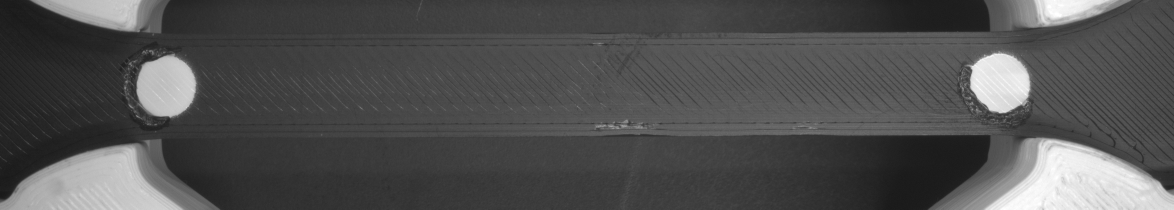
#> input picture Documentation/Figures/wk_specimens/S13_tare.png, 2348 x 419 px, found by its file name (shown at 1/2 size)
$ python report_figs3.py
#> lines starting #> are read from the running program, lines starting #| are printed output that depends on the picture; after the words box and inside, x2 and y2 are one past the last pixel; in counts of white or black regions, pixels touching at a corner belong together
# -*- coding: utf-8 -*-
"""Third batch of report-only figures.

  report_rig_schematic.png   the rig in FRONT and SIDE view, September 2026, with the data
                             path as a chain underneath — replaces the single-view drawing
  report_cover_thresh.png    the thresholded gauge strip at TRUE aspect (2348 x 419), for the
                             cover; the old one was cropped out of a plot drawn with
                             aspect="auto" and was therefore horizontally stretched
  report_frac_faces.png      the two fracture characters, with a wider, clearer PLA crop —
                             report-only, so the decks' own frac_faces.png is untouched
"""
import glob
import os
import sys

import cv2
import numpy as np
import matplotlib
matplotlib.use("Agg")
import matplotlib.pyplot as plt
from matplotlib.patches import Circle, FancyBboxPatch, Polygon, Rectangle

sys.stdout.reconfigure(encoding="utf-8", errors="replace")
HERE = os.path.dirname(os.path.abspath(__file__))
ROOT = os.path.abspath(os.path.join(HERE, "..", ".."))
FIGS = os.path.join(ROOT, "documentation", "figures")
DATA = os.path.join(ROOT, "Software", "UTM_PyQt6", "Test data", "Fracture tests")

INK, TAN, SAGE = "#253439", "#B29E84", "#7C898B"
BLUE, ORANGE, GREEN, GREY = "#1f6fb2", "#e8590c", "#1e8449", "#9aa3aa"
STEEL, ALU, PRINT = "#8d949b", "#adb5bd", "#f5f5f5"
plt.rcParams["font.family"] = "Segoe UI"


# ================================================================= 1. the schematic, two views
def fig_schematic():
    fig = plt.figure(figsize=(15.5, 9.2))
    gs = fig.add_gridspec(2, 2, height_ratios=[1.0, 0.155], width_ratios=[1.0, 1.06],
                          hspace=0.06, wspace=0.05)
    axF = fig.add_subplot(gs[0, 0])
    axS = fig.add_subplot(gs[0, 1])
    axD = fig.add_subplot(gs[1, :])
    for ax in (axF, axS, axD):
        ax.axis("off")

    def box(ax, x, y, w, h, fc=ALU, ec=INK, lw=1.2, z=2, r=0.0):
        ax.add_patch(FancyBboxPatch((x, y), w, h,
                                    boxstyle="round,pad=0,rounding_size=%.2f" % r,
                                    fc=fc, ec=ec, lw=lw, zorder=z))

    def lab(ax, x, y, text, tx, ty, ha="left", fs=9.0, col=INK, z=9):
        ax.annotate(text, xy=(x, y), xytext=(tx, ty), fontsize=fs, color=col, ha=ha,
                    va="center", zorder=z,
                    arrowprops=dict(arrowstyle="-", color=GREY, lw=0.85, shrinkA=0, shrinkB=2))

    def specimen(ax, cx, y0, y1, w=0.34, markers=True, edge_on=False):
        """A dogbone between y0 and y1; edge-on it is a plain bar."""
        if edge_on:
            ax.add_patch(Rectangle((cx - w * 0.42, y0), w * 0.84, y1 - y0, fc="white",
                                   ec=INK, lw=1.0, zorder=6))
        else:
            a, b = w, w * 0.52
            ax.add_patch(Polygon([(cx - a, y0), (cx + a, y0), (cx + a, y0 + 0.42),
                                  (cx + b, y0 + 0.68), (cx + b, y1 - 0.68), (cx + a, y1 - 0.42),
                                  (cx + a, y1), (cx - a, y1), (cx - a, y1 - 0.42),
                                  (cx - b, y1 - 0.68), (cx - b, y0 + 0.68), (cx - a, y0 + 0.42)],
                                 closed=True, fc="white", ec=INK, lw=1.0, zorder=6))
        if markers:
            for y in (y0 + (y1 - y0) * 0.30, y0 + (y1 - y0) * 0.70):
                ax.add_patch(Circle((cx, y), 0.105, fc=INK, ec="none", zorder=7))

    # ---------------------------------------------------------------- FRONT VIEW
    axF.set_xlim(-0.4, 10.5); axF.set_ylim(-0.9, 11.1); axF.set_aspect("equal")
    axF.text(5.05, 10.75, "FRONT VIEW", ha="center", fontsize=12.5, color=INK, fontweight="bold")
    axF.text(5.05, 10.35, "the load train, seen along the camera's axis", ha="center",
             fontsize=9.4, color=SAGE)
    # enclosure ground + matte backdrop
    axF.add_patch(Rectangle((1.1, 0.55), 8.2, 8.6, fc="#f7f4ef", ec="none", zorder=0))
    box(axF, 3.15, 1.35, 3.9, 4.0, fc="#c9c4bd", ec="#a49d94", lw=1.0, z=1)
    # base, feet, pedestal
    box(axF, 0.8, 0.0, 8.8, 0.55, fc="#d5d9dd", z=2)
    for x in (0.85, 8.85):
        box(axF, x, -0.45, 0.55, 0.45, fc="#b9bfc5", z=2)
    box(axF, 4.72, 0.55, 0.96, 0.8, fc="#cfd4d8", z=3)
    # lead screws, motors, nuts, bearings
    for x in (2.2, 8.2):
        axF.plot([x, x], [0.55, 8.75], color="#5c6670", lw=5.0, solid_capstyle="butt", zorder=2)
        axF.plot([x, x], [0.55, 8.75], color=GREY, lw=1.1, ls=(0, (1, 1.2)), zorder=3)
        box(axF, x - 0.56, 0.55, 1.12, 0.92, fc=STEEL, z=3, r=0.08)      # stepper + gearbox
        box(axF, x - 0.5, 5.35, 1.0, 0.76, fc="#7f8790", z=5, r=0.06)    # nut
        box(axF, x - 0.42, 8.45, 0.84, 0.5, fc=STEEL, z=4, r=0.06)       # top bearing
    box(axF, 1.4, 8.95, 7.6, 0.55, fc=ALU, z=4)                          # top member
    box(axF, 1.4, 5.4, 7.6, 0.66, fc=ALU, z=4)                           # crosshead
    # load cell, adapter, grips, specimen
    box(axF, 4.75, 4.62, 0.9, 0.78, fc="#f0d9a8", ec="#a9832f", z=5, r=0.08)
    box(axF, 4.95, 4.34, 0.5, 0.28, fc="#cfd4d8", z=5)
    box(axF, 4.45, 3.62, 1.5, 0.72, fc=PRINT, ec=INK, z=5, r=0.1)
    box(axF, 4.45, 1.35, 1.5, 0.72, fc=PRINT, ec=INK, z=5, r=0.1)
    specimen(axF, 5.2, 1.5, 4.3)
    # LED strip
    box(axF, 3.3, 4.98, 3.7, 0.17, fc="#fff1b8", ec="#c9a227", z=6)
    for x in np.linspace(3.55, 6.75, 9):
        axF.plot([x], [5.07], marker="o", ms=3.0, color="#e0b400", zorder=7)
    # E-stop
    axF.add_patch(Circle((0.35, 7.5), 0.27, fc="#c0392b", ec=INK, lw=1.0, zorder=6))
    box(axF, 0.05, 6.95, 0.6, 0.3, fc="#f1c40f", ec=INK, z=5)
    # front-view labels (right side, stacked so the leaders never cross)
    lab(axF, 5.2, 9.22, "Top member (fixed)", 9.35, 9.6, fs=9.4)
    lab(axF, 8.2, 8.7, "Top bearings", 9.35, 8.9, fs=9.4)
    lab(axF, 8.2, 7.2, "Lead screws ×2,\n5 mm pitch", 9.35, 7.4, fs=9.4)
    lab(axF, 8.9, 5.72, "Crosshead —\nrides on both nuts", 9.35, 5.85, fs=9.4)
    lab(axF, 5.65, 5.0, "Load cell,\n4.5 kN S-beam", 9.35, 4.35, fs=9.4)
    lab(axF, 5.95, 3.98, "Printed grips ×2", 9.35, 3.1, fs=9.4)
    lab(axF, 5.35, 2.9, "Specimen — 80 mm\ngauge, two markers", 9.35, 1.85, fs=9.4)
    lab(axF, 0.35, 7.5, "E-stop\n+ software stop", 1.8, 8.4, ha="right", fs=9.4)
    lab(axF, 1.68, 1.0, "Steppers ×2, 20:1", 1.5, 1.55, ha="right", fs=9.4)
    lab(axF, 1.6, 0.28, "Base", 1.8, -0.5, ha="right", fs=9.4)

    # ---------------------------------------------------------------- SIDE VIEW
    axS.set_xlim(-0.4, 12.3); axS.set_ylim(-0.9, 11.1); axS.set_aspect("equal")
    axS.text(5.4, 10.75, "SIDE VIEW", ha="center", fontsize=12.5, color=INK, fontweight="bold")
    axS.text(5.4, 10.35, "the optics: backdrop behind the specimen, camera ≈371 mm in front",
             ha="center", fontsize=9.4, color=SAGE)
    axS.add_patch(Rectangle((0.9, 0.55), 2.9, 8.6, fc="#f7f4ef", ec="none", zorder=0))
    box(axS, 0.6, 0.0, 3.6, 0.55, fc="#d5d9dd", z=2)                     # base, in profile
    box(axS, 0.7, -0.45, 0.55, 0.45, fc="#b9bfc5", z=2)
    box(axS, 3.5, -0.45, 0.55, 0.45, fc="#b9bfc5", z=2)
    axS.plot([2.35, 2.35], [0.55, 8.75], color="#5c6670", lw=5.0, solid_capstyle="butt", zorder=2)
    box(axS, 1.8, 0.55, 1.12, 0.92, fc=STEEL, z=3, r=0.08)
    box(axS, 1.85, 5.35, 1.0, 0.76, fc="#7f8790", z=5, r=0.06)
    box(axS, 1.93, 8.45, 0.84, 0.5, fc=STEEL, z=4, r=0.06)
    box(axS, 1.5, 8.95, 1.9, 0.55, fc=ALU, z=4)                          # top member, in profile
    box(axS, 1.5, 5.4, 1.9, 0.66, fc=ALU, z=4)                           # crosshead, in profile
    box(axS, 2.28, 4.62, 0.85, 0.78, fc="#f0d9a8", ec="#a9832f", z=5, r=0.08)
    box(axS, 2.35, 3.62, 0.72, 0.72, fc=PRINT, ec=INK, z=5, r=0.1)
    box(axS, 2.35, 1.35, 0.72, 0.72, fc=PRINT, ec=INK, z=5, r=0.1)
    box(axS, 2.5, 0.55, 0.45, 0.8, fc="#cfd4d8", z=3)
    specimen(axS, 2.71, 1.5, 4.3, w=0.30, markers=False, edge_on=True)
    # the matte backdrop sits BEHIND the specimen, i.e. away from the camera
    box(axS, 1.62, 1.35, 0.12, 4.0, fc="#c9c4bd", ec="#a49d94", lw=1.0, z=4)
    box(axS, 2.15, 4.98, 1.1, 0.17, fc="#fff1b8", ec="#c9a227", z=6)     # LED strip, edge-on
    # camera, its post and the optical axis
    box(axS, 8.05, 2.4, 1.5, 1.1, fc="#3d434a", ec=INK, z=6, r=0.1)
    box(axS, 7.2, 2.62, 0.85, 0.62, fc="#2b2f34", ec=INK, z=6, r=0.05)
    box(axS, 8.5, 0.55, 0.5, 1.85, fc=STEEL, z=5)
    box(axS, 7.9, 2.2, 1.8, 0.22, fc="#6c757d", z=6)
    box(axS, 7.6, 0.0, 2.2, 0.55, fc="#d5d9dd", z=2)
    axS.add_patch(Polygon([(7.2, 2.72), (2.9, 1.55), (2.9, 4.25), (7.2, 3.12)], closed=True,
                          fc=BLUE, ec="none", alpha=0.09, zorder=1))
    axS.plot([7.2, 2.9], [2.93, 2.9], color=BLUE, lw=0.9, ls="--", zorder=2)
    # stand-off dimension
    axS.annotate("", xy=(2.9, 6.75), xytext=(7.2, 6.75),
                 arrowprops=dict(arrowstyle="<->", color=INK, lw=1.2), zorder=6)
    for x in (2.9, 7.2):
        axS.plot([x, x], [3.0, 6.9], color=GREY, lw=0.7, ls=":", zorder=1)
    axS.text(5.05, 6.95, "≈371 mm stand-off  →  20.9 px/mm, 112 mm of field",
             ha="center", fontsize=9.4, color=INK, zorder=7)
    lab(axS, 9.55, 3.0, "Basler acA2440-35um\n+ 25 mm C-mount lens", 10.0, 4.35, ha="left", fs=9.4)
    lab(axS, 8.75, 1.45, "Printed camera mount\non its own base plate", 10.0, 1.15, ha="left", fs=9.4)
    lab(axS, 1.68, 1.9, "Matte backdrop — BEHIND the specimen", 0.1, -0.62, ha="left", fs=9.4)
    lab(axS, 2.71, 2.2, "Specimen, edge-on", 3.7, 1.35, ha="left", fs=9.4)
    lab(axS, 3.25, 5.07, "LED strip, above the field of view", 3.7, 5.95, ha="left", fs=9.4)
    axS.text(5.6, 4.25, "field of view", fontsize=9.2, color=BLUE, ha="center", zorder=9)

    # ---------------------------------------------------------------- the data path
    axD.set_xlim(0, 24); axD.set_ylim(-0.55, 1.45); axD.set_aspect("equal")
    chain = [(0.4, "Electronics box\nESP32 · 2× TMC drivers · load-cell amp", 5.2, "#eef2f5"),
             (7.6, "PC — PyQt6 application\ncontrol loop ≈11 Hz · DIC ≈20 fps · registry", 6.6, "#eef2f5"),
             (17.0, "Camera\nUSB3 Vision", 3.0, "#e6eef7")]
    for x, t, w, fc in chain:
        axD.add_patch(FancyBboxPatch((x, 0.0), w, 1.0, boxstyle="round,pad=0,rounding_size=0.08",
                                     fc=fc, ec=INK, lw=1.1))
        axD.text(x + w / 2, 0.5, t, ha="center", va="center", fontsize=8.6, color=INK)
    axD.annotate("", xy=(7.5, 0.5), xytext=(5.7, 0.5),
                 arrowprops=dict(arrowstyle="<->", color=INK, lw=1.2))
    axD.text(6.6, 0.95, "serial\nforce · position", ha="center", fontsize=8.0, color=SAGE)
    axD.annotate("", xy=(16.9, 0.5), xytext=(14.3, 0.5),
                 arrowprops=dict(arrowstyle="<->", color=BLUE, lw=1.3))
    axD.text(15.6, 0.95, "USB 3.0\nframes", ha="center", fontsize=8.0, color=BLUE)
    axD.text(21.0, 0.5, "Guards on top of everything: 4.5 kN and 30 mm backstops,\n"
                        "stall guard, dead-DIC guard, both E-stops",
             ha="left", va="center", fontsize=8.4, color=SAGE)

    # no suptitle: the report's caption carries the title, and dropping it lets the drawing
    # itself fill the frame — the figure is printed at body width, so every millimetre counts
    fig.savefig(os.path.join(FIGS, "report_rig_schematic.png"), dpi=190, facecolor="white",
                bbox_inches="tight", pad_inches=0.06)
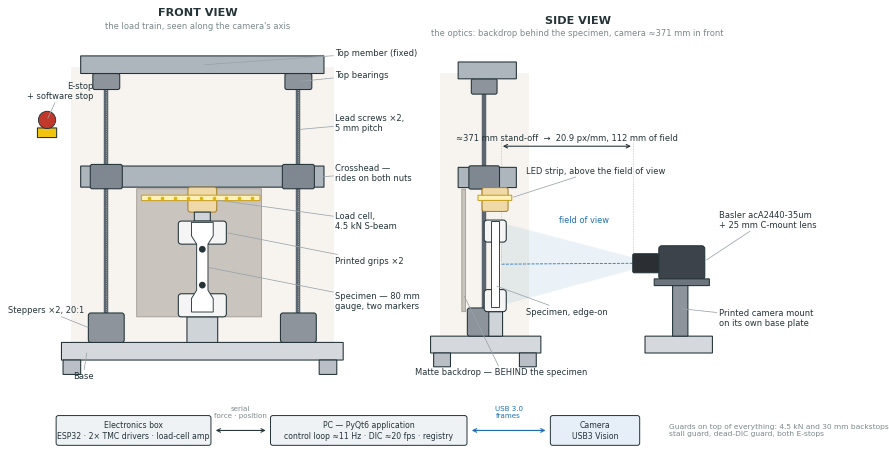
#> figure drawn by matplotlib, 3 panels
    plt.close(fig)
    print("  report_rig_schematic.png (front + side)")


# ================================================================= 2. the cover threshold strip
def fig_cover_thresh():
    """The thresholded gauge strip at TRUE aspect: what the fixed threshold keeps and what it
    would have kept had the cut been lower. Built from the S13 tare frame (black PLA, white
    markers, preset 149) so the two markers are the small bright class."""
    g = cv2.imread(os.path.join(FIGS, "wk_specimens", "S13_tare.png"), cv2.IMREAD_GRAYSCALE)
#> g is the input picture: shape (419, 2348); min 22, max 255, mean 80.2
    h, w = g.shape
#> h = 419; w = 2348
    rgb = cv2.cvtColor(g, cv2.COLOR_GRAY2RGB).astype(np.float32)
    fg = g >= 149                                   # the rig's Black preset
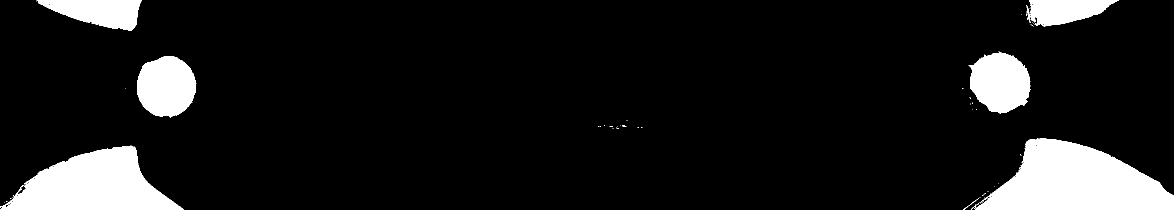
#> fg: shape (419, 2348) bool (shown at 1/2 size); 10.2% white; 62 white regions (54 under 20 px), largest, box (x1, y1, x2, y2) and area: (1950, 277, 2348, 419) 35946, (0, 291, 367, 419) 27466, (274, 112, 393, 235) 11277
    loose = (g >= 131) & ~fg                        # what Otsu's lower cut would have added
#> loose: shape (419, 2348) bool; 0.7% white; 361 white regions (345 under 20 px), largest, box (x1, y1, x2, y2) and area: (1922, 276, 2090, 419) 1978, (2033, 0, 2088, 54) 1163, (0, 316, 140, 413) 785
    # Everything the threshold keeps is shown in red, with the looser cut in amber behind it —
    # no marker highlight, no rings, no rule: the cover shows the thresholding, nothing else.
    rgb[loose] = 0.45 * rgb[loose] + 0.55 * np.array([245, 166, 35], np.float32)   # amber
    rgb[fg] = 0.35 * rgb[fg] + 0.65 * np.array([214, 69, 45], np.float32)          # red
    out = np.clip(rgb, 0, 255).astype(np.uint8)
    cv2.imwrite(os.path.join(FIGS, "report_cover_thresh.png"), cv2.cvtColor(out, cv2.COLOR_RGB2BGR))
    print("  report_cover_thresh.png  %dx%d (true aspect %.2f)" % (w, h, w / h))
#|   report_cover_thresh.png  2348x419 (true aspect 5.60)


# ================================================================= 3. fracture faces, better PLA
def fig_faces():
    pla = cv2.imread(os.path.join(DATA, "Specimen_S25_V2_Spray_Video2", "S25 .jpg"))
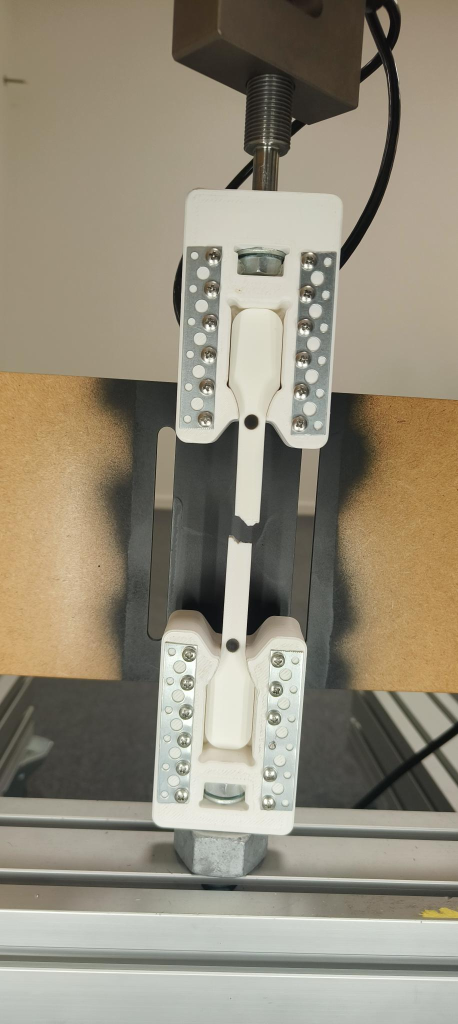
#> input picture Software/UTM_PyQt6/Test data/Fracture tests/Specimen_S25_V2_Spray_Video2/S25 .jpg, 916 x 2048 px (shown at 1/2 size)
#> pla is the input picture: shape (2048, 916, 3); mean B, G, R 121.6, 139.2, 146.9
    petg = cv2.imread(os.path.join(DATA, "Specimen_S30_V3_PETG_Spray_Video9", "S30.jpg"))
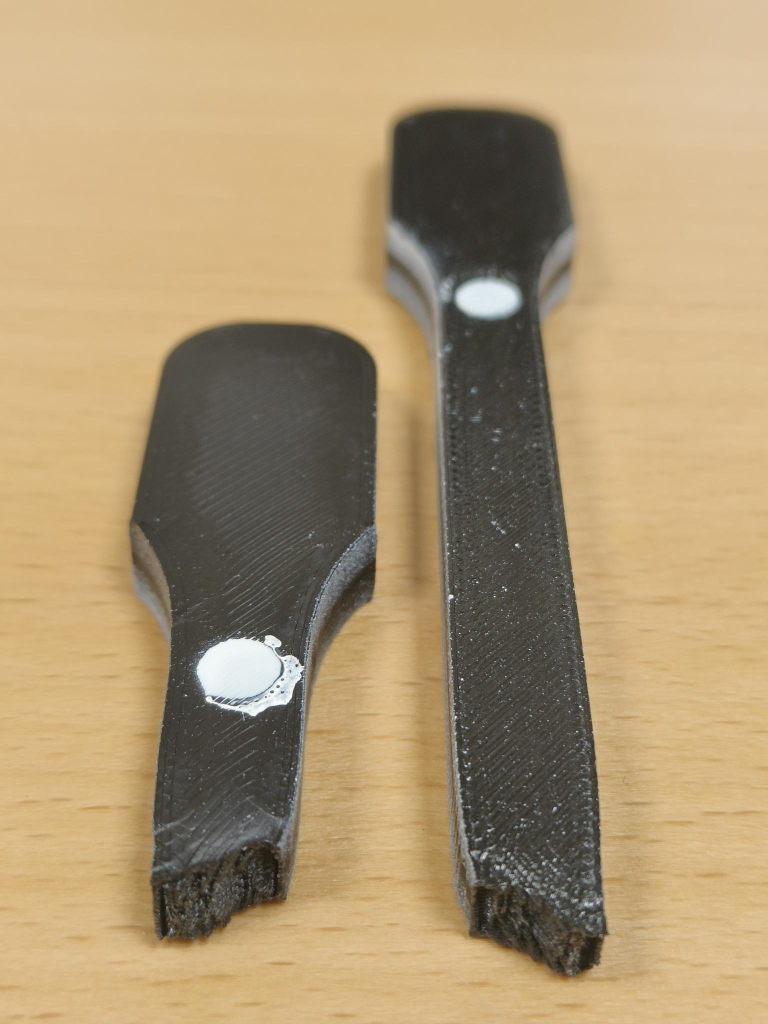
#> input picture Software/UTM_PyQt6/Test data/Fracture tests/Specimen_S30_V3_PETG_Spray_Video9/S30.jpg, 1536 x 2048 px (shown at 1/2 size)
#> petg is the input picture: shape (2048, 1536, 3); mean B, G, R 114.3, 150.3, 172.8
    pla_c = pla[930:1430, 160:790]                  # break + gauge + the grip below it
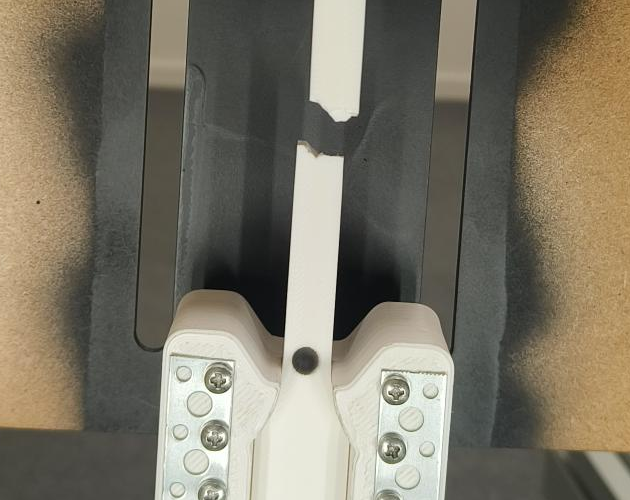
#> pla_c: shape (500, 630, 3); mean B, G, R 102.1, 117.3, 123.2
    petg_c = petg[1250:2048, 150:1350]
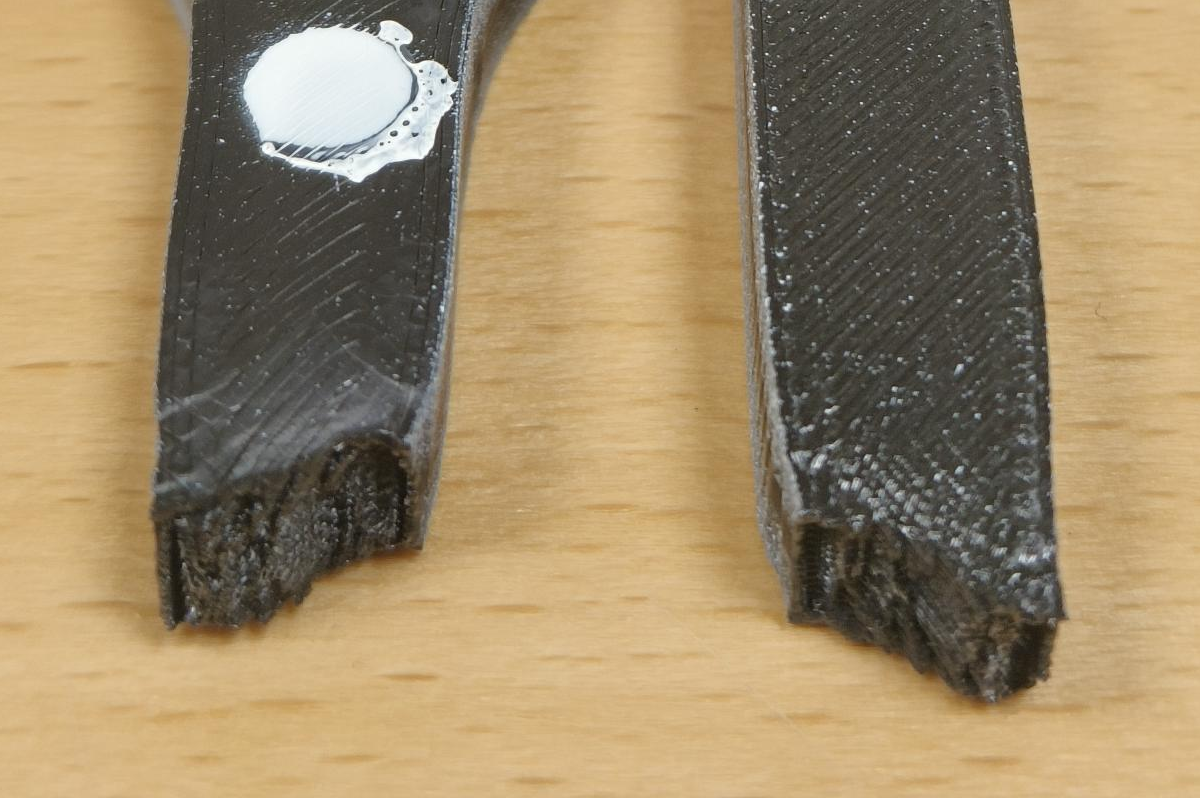
#> petg_c: shape (798, 1200, 3); mean B, G, R 104.7, 138.4, 158.7
    fig, (a1, a2) = plt.subplots(1, 2, figsize=(11.4, 4.2),
                                 gridspec_kw={"width_ratios": [1.16, 1.5]})
    a1.imshow(cv2.cvtColor(pla_c, cv2.COLOR_BGR2RGB))
    a1.set_title("PLA (S25) — clean, near-flat break; NO whitening, no necking:\n"
                 "the halves would almost re-mate", fontsize=9.5, color=BLUE)
    a2.imshow(cv2.cvtColor(petg_c, cv2.COLOR_BGR2RGB))
    a2.set_title("PETG (S30) — stress-whitening speckled along the WHOLE gauge,\n"
                 "fibrous drawn fracture faces", fontsize=9.5, color="#7b4fd6")
    for ax in (a1, a2):
        ax.set_xticks([]); ax.set_yticks([])
        for sp in ax.spines.values():
            sp.set_color("#CCCCCC")
    fig.tight_layout()
    fig.savefig(os.path.join(FIGS, "report_frac_faces.png"), dpi=200, facecolor="white")
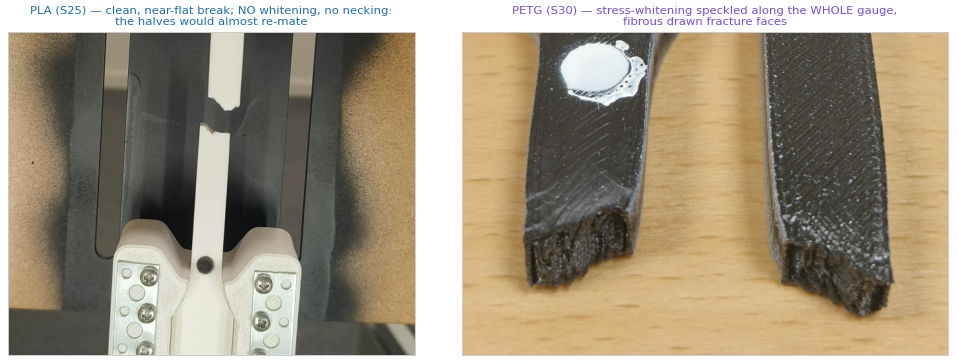
#> figure drawn by matplotlib, 2 panels
    plt.close(fig)
    print("  report_frac_faces.png")


if __name__ == "__main__":
    fig_schematic()
    fig_cover_thresh()
    fig_faces()
